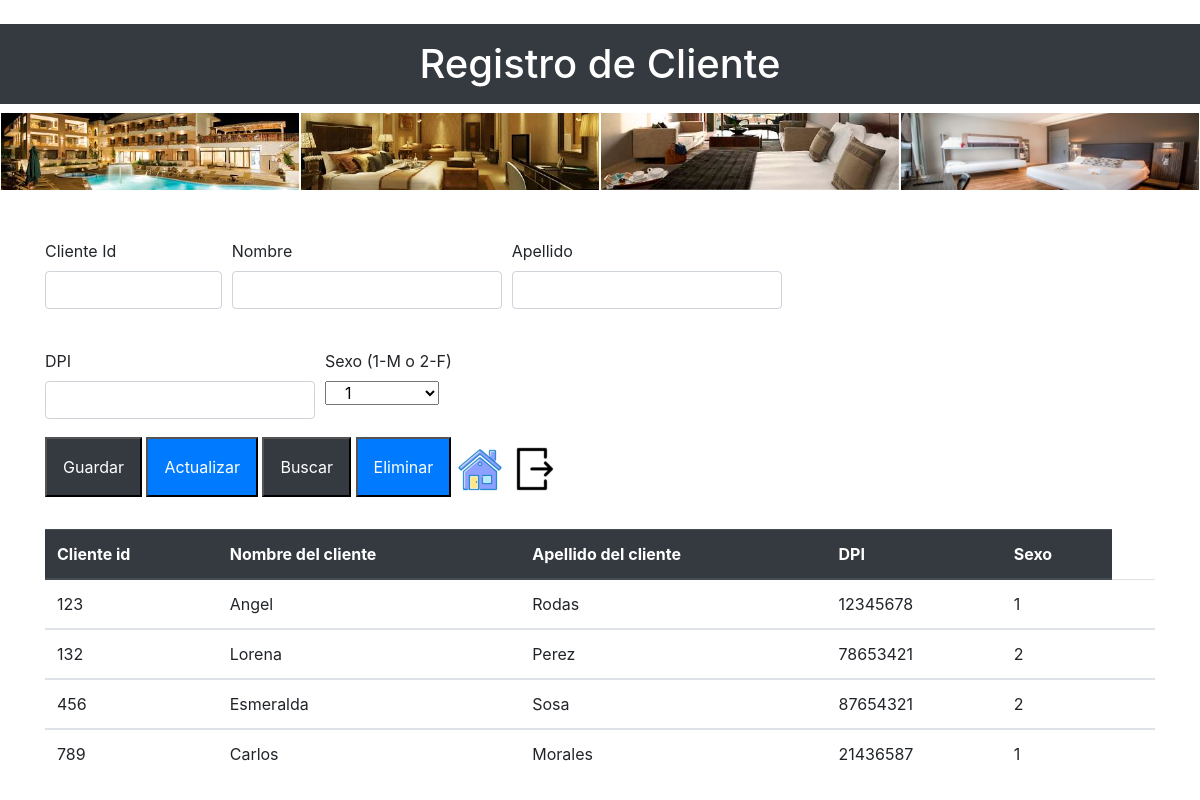
Page /rol_Empleado/diseno_nuvcliente.php on the committed database.
### tables this page shows
CREATE TABLE `cliente` (
  `cliente_id` int(11) NOT NULL,
  `nombre_cliente` text NOT NULL,
  `apellido_cliente` text NOT NULL,
  `Dpi` int(11) NOT NULL,
  `sexo_id` int(11) NOT NULL
);

### rol_Empleado/diseno_nuvcliente.php (the view, shortened to what this page needs)
<!DOCTYPE html>
<html lang="en">
<head>
   <link rel="stylesheet" href="https://cdn.jsdelivr.net/npm/bootstrap@4.5.3/dist/css/bootstrap.min.css">
</head>
<body>
    <br>
    <h1 class="text-center"><div class="p-3 mb-2 bg-dark text-white">Registro de Cliente</div></h1>
    <table>
      <tr>
        <th><img src="imgensE/img1.jpg" class="d-block w-100" ></th>
        <th><img src="imgensE/img2.jpg" class="d-block w-100" ></th>
        <th><img src="imgensE/img3.jpg" class="d-block w-100" ></th>
        <th><img src="imgensE/img4.jpg" class="d-block w-100" ></th>
      </tr>
    </table>
        <br> <br>
  <div class="container">
   <form id="frmncliente" method="post">
        <div class="form-row">
           <div class="form-group col-md-2">
             <label for="txt_cid">Cliente Id</label>
             <input type="num" class="form-control" name="txtid" id="txtid">
           </div>
           <div class="form-group col-md-3">
              <label for="txtnom">Nombre </label>
              <input type="text" class="form-control" name="txtnom" id="txtnom">
           </div>
           <div class="form-group col-md-3">
              <label for="txt_apellido">Apellido</label>
              <input type="text" class="form-control" name="txtapellido" id="txtapellido">
           </div>
        </div><br>
        <div class="form-row">
           <div class="form-group col-md-3">
              <label for="txt_dpi">DPI</label>
              <input type="text" class="form-control" name="txtdpi" >
           </div>
           <div class="form-group col-md-5">
              <label for="txt_sexo">Sexo (1-M o 2-F)</label><br>
              <select name="txtsexo" class="form-group col-md-3" id="txtdpi">
                <?php
                   include "conexion.php";
                   $sql = "select * from sexo";
                   $ejecutar = mysqli_query($conexion, $sql);
                   while($sexo = mysqli_fetch_array($ejecutar)){
                    echo "<option value='".$sexo['sexo_id']."'>".utf8_encode($sexo['sexo_id'])."</option>";
                  }
                ?>
              </select>
           </div>
        </div>
        <div>
             <button type="submit" class="p-3 mb-2 bg-dark text-white" name="btnguardar" id="btnguardar">Guardar</button>
             <button type="submit" class="p-3 mb-2 bg-primary text-white" name="btnactualizar" id="btnactualizar">Actualizar</button>
             <button type="submit" class="p-3 mb-2 bg-dark text-white" name="btneliminar" id="btneliminar">Buscar</button>
             <button type="submit" class="p-3 mb-2 bg-primary text-white" name="btnactualizar" id="btnactualizar">Eliminar</button>
             <tr><td><a href="Menu_Empleado.php"><img src="imgensE/imge.4.png"  ></td></tr>
             <tr><td><a href="../Seccion.php"><img src="imgensE/imge.5.png" ></td></tr>
        </div>
    </form>
  </div><br>
  <div class="container">
    <table class="table">
     <thead class="thead-dark">
       <tr>
          <th scope="col">Cliente id</th>
          <th scope="col">Nombre del cliente</th>
          <th scope="col">Apellido del cliente</th>
          <th scope="col">DPI</th>
          <th scope="col">Sexo</th>
       </tr>
      </thead>
      <?php
          include "conexion.php";
          $sql = "select * from cliente";
          $ejecutar = mysqli_query($conexion, $sql);
          while ($fila = mysqli_fetch_array($ejecutar)){
      ?>
      <tbody>
        <td><?php echo $fila['cliente_id']?></td>
        <td><?php echo $fila['nombre_cliente']?></td>
        <td><?php echo $fila['apellido_cliente']?></td>
        <td><?php echo $fila['Dpi']?></td>
        <td><?php echo $fila['sexo_id']?></td>
        <td></td>
      </tbody>
        <?php
        }
        ?>
        </table>
  </div>
</body>
</html>

### rows in the picture
cliente: cliente "123", nombre_cliente "Angel", apellido_cliente "Rodas", Dpi "12345678", sexo "1"
cliente: cliente "132", nombre_cliente "Lorena", apellido_cliente "Perez", Dpi "78653421", sexo "2"
cliente: cliente "456", nombre_cliente "Esmeralda", apellido_cliente "Sosa", Dpi "87654321", sexo "2"
cliente: cliente "789", nombre_cliente "Carlos", apellido_cliente "Morales", Dpi "21436587", sexo "1"

### other values in the picture
form field txtsexo "1"
